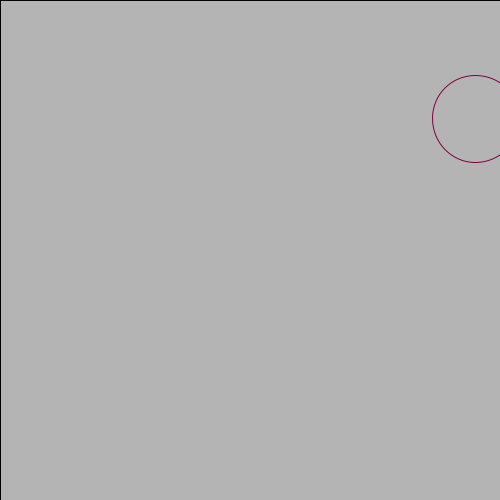
Frame 1 (no input)
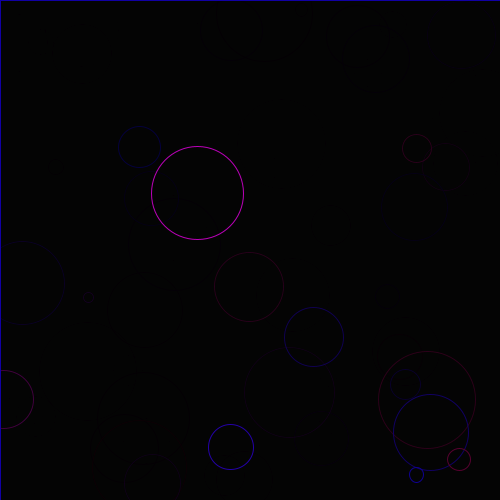
Frame 60 (the mouse pressed at the canvas centre just before this capture)
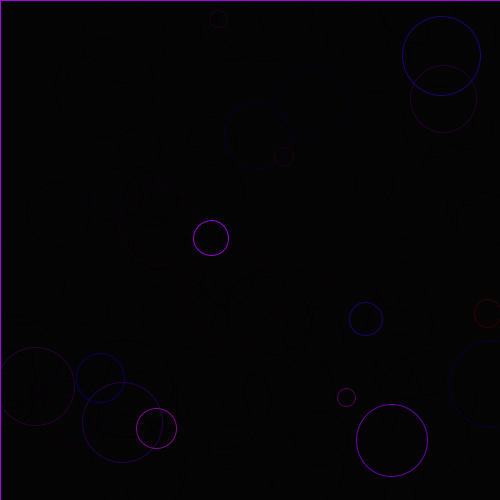
Frame 120 (the mouse held since frame 60 and released just before this capture)

The Processing sketch that drew these frames (run headless with seeded random() and noise(); from frame 60 on, the mouse is pressed at the canvas centre):

// Processing sketch: circulos_aleatorios
// ── circulos_aleatorios.pde
void setup() {

  size(500, 500);
}

void draw() {

  fill(0, 30);
  rect(0, 0, width, height);


  stroke(random(0, 200), 0, random(0, 256));
  noFill();
  circle( random(0, width), random(0, height), random(10, 100) );
}


void keyPressed(){
 
  if(key==' '){
    print("SPACE");
    fill(0);
    rect(0,0, width, height);
  }
}

void mousePressed(){
  save("circulos_aleatorios.png"); 
}
